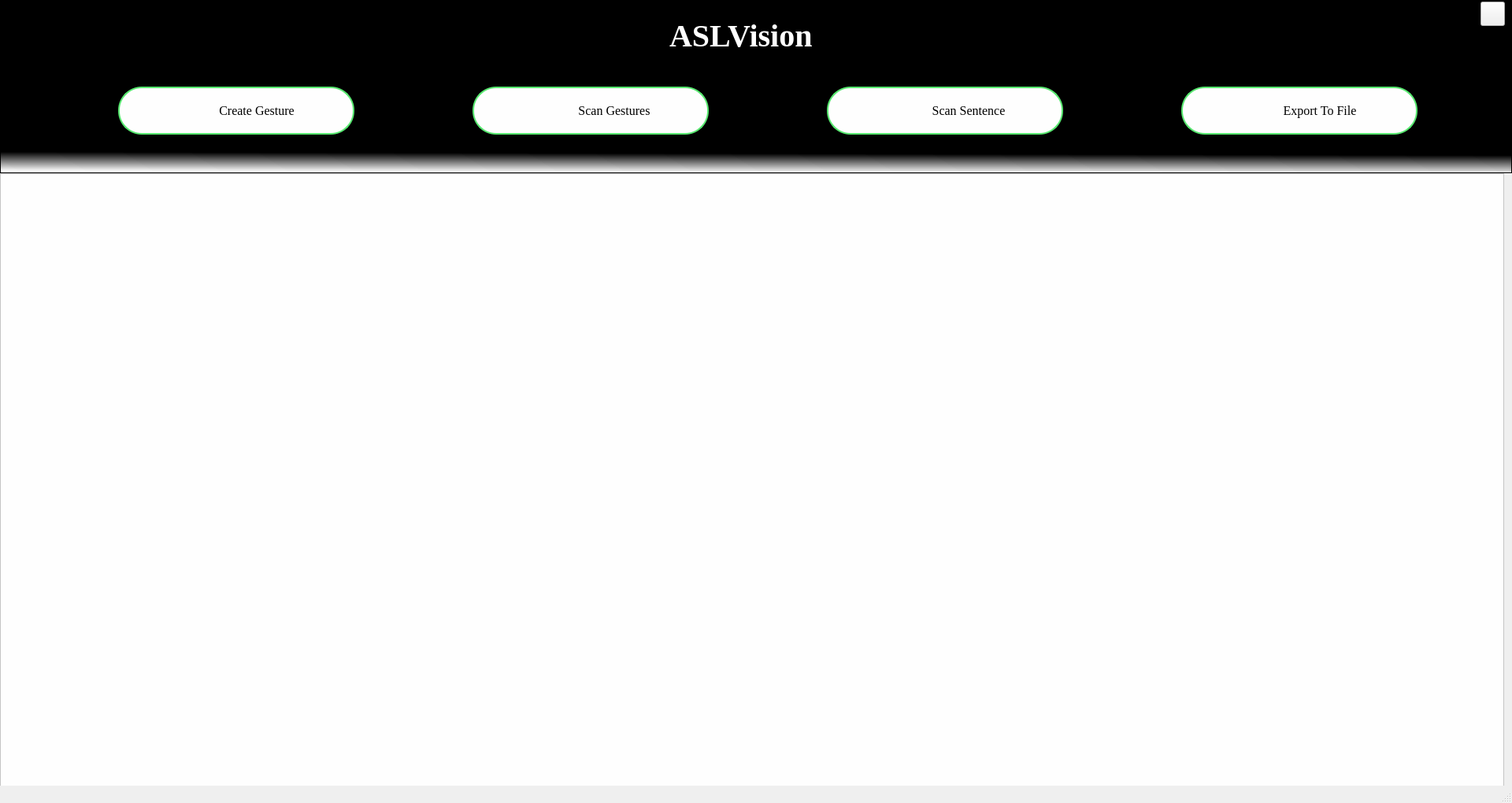
<?xml version="1.0" encoding="UTF-8"?>
<ui version="4.0">
 <class>MainWindow</class>
 <widget class="QMainWindow" name="MainWindow">
  <property name="geometry">
   <rect>
    <x>0</x>
    <y>0</y>
    <width>1920</width>
    <height>1020</height>
   </rect>
  </property>
  <property name="windowTitle">
   <string>MainWindow</string>
  </property>
  <widget class="QWidget" name="centralwidget">
   <widget class="QGraphicsView" name="graphicsView_2">
    <property name="geometry">
     <rect>
      <x>0</x>
      <y>0</y>
      <width>1920</width>
      <height>220</height>
     </rect>
    </property>
    <property name="toolTip">
     <string>&lt;html&gt;&lt;head/&gt;&lt;body&gt;&lt;p&gt;&lt;br/&gt;&lt;/p&gt;&lt;/body&gt;&lt;/html&gt;</string>
    </property>
    <property name="styleSheet">
     <string notr="true">background-color: qlineargradient(spread:pad, x1:0.543136, y1:0.074, x2:0.52, y2:1, stop:0.880682 rgba(0, 0, 0, 255), stop:1 rgba(255, 255, 255, 255));
</string>
    </property>
   </widget>
   <widget class="QLabel" name="label">
    <property name="geometry">
     <rect>
      <x>850</x>
      <y>10</y>
      <width>1500</width>
      <height>70</height>
     </rect>
    </property>
    <property name="font">
     <font>
      <family>Times New Roman</family>
      <pointsize>30</pointsize>
      <weight>75</weight>
      <bold>true</bold>
     </font>
    </property>
    <property name="styleSheet">
     <string notr="true">color:white;</string>
    </property>
    <property name="text">
     <string>ASLVision</string>
    </property>
   </widget>
   <widget class="QLabel" name="label_3">
    <property name="geometry">
     <rect>
      <x>0</x>
      <y>160</y>
      <width>1910</width>
      <height>1070</height>
     </rect>
    </property>
    <property name="styleSheet">
     <string notr="true">
     font-size: 40px;
     color:white;
     </string>
    </property>
    <property name="text">
     <string/>
    </property>
   </widget>
   <widget class="QGraphicsView" name="graphicsView">
    <property name="geometry">
     <rect>
      <x>0</x>
      <y>220</y>
      <width>1910</width>
      <height>1010</height>
     </rect>
    </property>
    <property name="styleSheet">
     <string notr="true">background-color:#fefefe;
</string>
    </property>
   </widget>
   <widget class="QPushButton" name="create">
    <property name="geometry">
     <rect>
      <x>150</x>
      <y>110</y>
      <width>300</width>
      <height>61</height>
     </rect>
    </property>
    <property name="font">
     <font>
      <family>TImes New Roman</family>
      <pointsize>12</pointsize>
      <weight>50</weight>
      <italic>false</italic>
      <bold>false</bold>
     </font>
    </property>
    <property name="layoutDirection">
     <enum>Qt::RightToLeft</enum>
    </property>
    <property name="styleSheet">
     <string notr="true">QPushButton#create{
padding-left:-40px;
color:black;
background-color:#fefefe;
border: 2px solid #58e870; border-radius:30px;
font: 12pt &quot;TImes New Roman&quot;;
background-image:url(&quot;icons/create.png&quot;);
background-repeat:none;
}
QPushButton#create:hover
{
   background-color:lightgreen;
	color:white;
}</string>
    </property>
    <property name="text">
     <string>   Create Gesture</string>
    </property>
   </widget>
   <widget class="QPushButton" name="scan_sen">
    <property name="geometry">
     <rect>
      <x>1050</x>
      <y>110</y>
      <width>300</width>
      <height>61</height>
     </rect>
    </property>
    <property name="font">
     <font>
      <family>TImes New Roman</family>
      <pointsize>12</pointsize>
      <weight>50</weight>
      <italic>false</italic>
      <bold>false</bold>
     </font>
    </property>
    <property name="styleSheet">
     <string notr="true">QPushButton#scan_sen{
padding-left:-40px;
color:black;
background-color:#fefefe;
border: 2px solid #58e870; border-radius:30px;
font: 12pt &quot;TImes New Roman&quot;;
background-image:url(&quot;icons/sent.png&quot;);
background-repeat:none;
}
QPushButton#scan_sen:hover
{
   background-color:lightgreen;
	color:white;
}</string>
    </property>
    <property name="text">
     <string>                          Scan Sentence </string>
    </property>
   </widget>
   <widget class="QPushButton" name="scan_sinlge">
    <property name="geometry">
     <rect>
      <x>600</x>
      <y>110</y>
      <width>300</width>
      <height>61</height>
     </rect>
    </property>
    <property name="font">
     <font>
      <family>TImes New Roman</family>
      <pointsize>12</pointsize>
      <weight>50</weight>
      <italic>false</italic>
      <bold>false</bold>
     </font>
    </property>
    <property name="layoutDirection">
     <enum>Qt::LeftToRight</enum>
    </property>
    <property name="autoFillBackground">
     <bool>false</bool>
    </property>
    <property name="styleSheet">
     <string notr="true">QPushButton#scan_sinlge{
padding-left:-40px;
color:black;
background-color:#fefefe;
border: 2px solid #58e870; border-radius:30px;
font: 12pt &quot;TImes New Roman&quot;;
background-image:url(&quot;icons/scan.png&quot;);
background-repeat:none;
}
QPushButton#scan_sinlge:hover
{
   background-color:lightgreen;
	color:white;
}</string>
    </property>
    <property name="text">
     <string>                         Scan Gestures</string>
    </property>
   </widget>
   <widget class="QPushButton" name="exp2">
    <property name="geometry">
     <rect>
      <x>1500</x>
      <y>110</y>
      <width>300</width>
      <height>61</height>
     </rect>
    </property>
    <property name="font">
     <font>
      <family>TImes New Roman</family>
      <pointsize>12</pointsize>
      <weight>50</weight>
      <italic>false</italic>
      <bold>false</bold>
     </font>
    </property>
    <property name="styleSheet">
     <string notr="true">QPushButton#exp2{
padding-left:-40px;
color:black;
background-color:#fefefe;
border: 2px solid #58e870; border-radius:30px;
font: 12pt &quot;TImes New Roman&quot;;
background-image:url(&quot;icons/export.png&quot;);
background-repeat:none;
}
QPushButton#exp2:hover
{
   background-color:lightgreen;
	color:white;
}</string>
    </property>
    <property name="text">
     <string>                       Export To File</string>
    </property>
    <property name="checkable">
     <bool>false</bool>
    </property>
    <property name="autoRepeat">
     <bool>false</bool>
    </property>
    <property name="autoExclusive">
     <bool>false</bool>
    </property>
    <property name="autoDefault">
     <bool>false</bool>
    </property>
    <property name="default">
     <bool>false</bool>
    </property>
    <property name="flat">
     <bool>false</bool>
    </property>
   </widget>
   <widget class="QPushButton" name="exit_button">
    <property name="geometry">
     <rect>
      <x>1880</x>
      <y>2</y>
      <width>31</width>
      <height>31</height>
     </rect>
    </property>
    <property name="styleSheet">
     <string notr="true">QPushButton#exit_button{
background-image:url(&quot;icons/quit.png&quot;);
background-repeat:none;
}</string>
    </property>
    <property name="text">
     <string/>
    </property>
   </widget>
  </widget>
  <widget class="QMenuBar" name="menubar">
   <property name="geometry">
    <rect>
     <x>0</x>
     <y>0</y>
     <width>1920</width>
     <height>26</height>
    </rect>
   </property>
  </widget>
  <widget class="QStatusBar" name="statusbar"/>
 </widget>
 <resources/>
 <connections/>
</ui>
